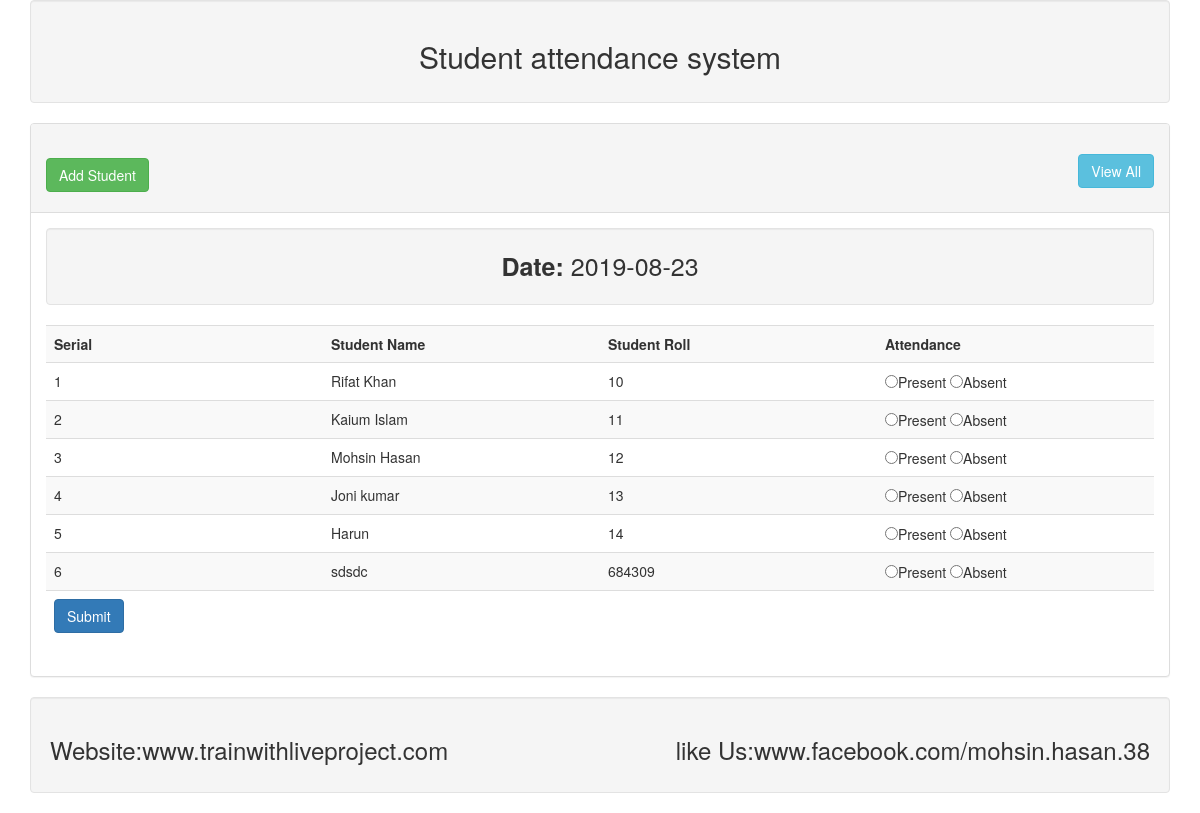
The page / on the database its author committed.
### tables this page shows
CREATE TABLE `tbl_student` (
  `id` int(11) NOT NULL,
  `name` varchar(255) NOT NULL,
  `roll` int(11) NOT NULL
);

### library/Database.php (called while the page is built, shortened)
<?php
Class Database{
 public $host   = DB_HOST;
 public $user   = DB_USER;
 public $pass   = DB_PASS;
 public $dbname = DB_NAME;
 public $link;
private function connectDB(){
 $this->link = new mysqli($this->host, $this->user, $this->pass,
  $this->dbname);
 }
public function select($query){
  $result = $this->link->query($query) or
   die($this->link->error.__LINE__);
  if($result->num_rows > 0){
    return $result;
  } else {
    return false;
  }
 }
}
 ?>

### library/Student.php (called while the page is built, shortened)
<?php
$filepath=realpath(dirname(__FILE__));
include_once ($filepath.'/Database.php');
 ?>
<?php
class Student{
private $db;
  public  function __construct(){
    $this->db = new Database();
  }
   public function getStudents()
  {
    $query = "SELECT * FROM tbl_student";
    $result= $this->db->select($query);
    return $result;
  }
}
 ?>

### index.php (the view, shortened to what this page needs)
<?php
include 'include\header.php';
include 'library\Student.php';
?>
<?php
$stu = new Student();
$cur_date = date('Y-m-d');
 ?>
   <div class="panel panel-default">
     <div class="panel-heading">
       <h2>
         <a class="btn btn-success" href="add.php">Add Student</a>
         <a class="btn btn-info pull-right" href="date_view.php">View All</a>
       </h2>
     </div>
     <div class="panel-body">
       <div class="well text-center" style="font-size:25px">
         <strong>Date:</strong> <?php  echo $cur_date; ?>
       </div>
       <form class="" action="" method="post">
         <table class="table table-striped">
           <tr>
             <th width="25%">Serial</th>
             <th width="25%">Student Name</th>
             <th width="25%">Student Roll</th>
             <th width="25%">Attendance</th>
           </tr>
           <?php
            $get_student = $stu->getStudents();
            if (  $get_student) {
              $i = 0;
              while ($value =  $get_student->fetch_assoc()) {
                $i++;
            ?>
           <tr>
             <td><?php echo $i; ?></td>
             <td><?php echo $value['name']; ?></td>
             <td><?php echo $value['roll']; ?></td>
             <td>
               <input type="radio" name="attend[<?php echo $value['roll']; ?>]" value="present">Present
               <input type="radio" name="attend[<?php echo $value['roll']; ?>]" value="absent">Absent
             </td>
           </tr>
         <?php   } } ?>
           <tr>
            <td colspan="4">
              <input type="submit" class="btn btn-primary" name="submit" value="Submit">
            </td>
           </tr>
         </table>
       </form>
     </div>
   </div>
<?php include 'include\footer.php'; ?>

### rows shown on the page
tbl_student: name "Rifat Khan", roll "10"
tbl_student: name "Kaium Islam", roll "11"
tbl_student: name "Mohsin Hasan", roll "12"
tbl_student: name "Joni kumar", roll "13"
tbl_student: name "Harun", roll "14"
tbl_student: name "sdsdc", roll "684309"
